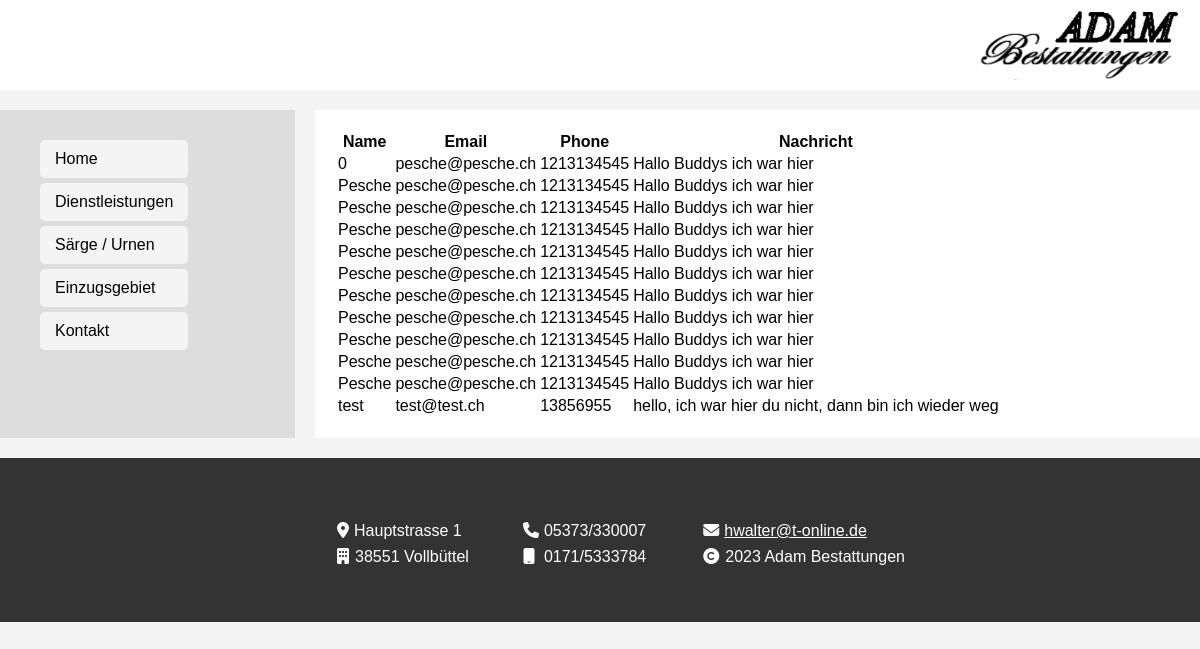
Screenshot of /php/backend.php (signed in) with the database file from the repository.
### tables this page shows
CREATE TABLE `contact_form` (
  `Zeit` timestamp NOT NULL DEFAULT current_timestamp() ON UPDATE current_timestamp(),
  `Name` varchar(25) NOT NULL,
  `Email` text NOT NULL,
  `Phone` int(11) NOT NULL,
  `Message` text NOT NULL
);

### php/backend.php (the view, shortened to what this page needs)
<?php
$host = 'localhost';
$db   = 'kontakt';
$user = 'root';
$pass = '';
$charset = 'utf8mb4';
$dsn = "mysql:host=$host;dbname=$db;charset=$charset";
$pdo = new PDO($dsn, $user, $pass);
$stmt = $pdo->prepare("SELECT * FROM contact_form");
$stmt->execute();
$messages = $stmt->fetchAll();
?>
<!DOCTYPE html>
<html lang="en">
<head>
    <link rel="stylesheet" href="../css/style.css">
</head>
<body>
    <header>
        <div class="container flex-header">
            <img src="../media/logo.png" alt="Logo" id="header-image">
        </div>
    </header>
    <div class="container grid-content">
        <aside class="sidebar">
            <div class="container flex-nav">
                <ul class="nav-list">
                    <li><a href="../home.html" style="color: #000;">Home</a></li>
                    <li><a href="../dienstleistungen.html" style="color: #000;">Dienstleistungen</a></li>
                    <li><a href="../urnen.html" style="color: #000;">S&auml;rge / Urnen</a></li>
                    <li><a href="../einzugsgebiet.html" style="color: #000;">Einzugsgebiet</a></li>
                    <li><a href="../kontakt.html" style="color: #000;">Kontakt</a></li>
                </ul>
            </div>
        </aside>
        <section class="main-content">
        <table>
        <thead>
            <tr>
                <th>Name</th>
                <th>Email</th>
                <th>Phone</th>
                <th>Nachricht</th>
            </tr>
        </thead>
        <tbody>
            <?php foreach ($messages as $message): ?>
                <tr>
                    <td><?php echo htmlspecialchars($message["Name"]); ?></td>
                    <td><?php echo htmlspecialchars($message["Email"]); ?></td>
                    <td><?php echo htmlspecialchars($message["Phone"]); ?></td>
                    <td><?php echo htmlspecialchars($message["Message"]); ?></td>
                </tr>
            <?php endforeach; ?>
        </tbody>
         </table>
        </section>
    </div>
    <footer>
        <div class="container">
            <div class="footer-left">
                <p>
                    <i class="fa-solid fa-location-dot"></i><span style="padding: 5px;">Hauptstrasse 1 </span></br>
                    <i class="fa-solid fa-building"></i><span style="padding: 6px;">38551 Vollbüttel </span></br>
                </p>
                <p>
                    <i class="fa-solid fa-phone"></i><span style="padding: 5px;">05373/330007</span></br>
                    <i class="fa-solid fa-mobile"></i><span style="padding: 9px;">0171/5333784</span></br>
                </p>
                <p><i class="fa-solid fa-envelope"></i><span style="padding: 5px;"><a href="mailto:hwalter@t-online.de">hwalter@t-online.de</a></span></br>
                    <i class="fa-solid fa-copyright"></i><span style="padding: 6px;">2023 Adam Bestattungen</span>
                </p>
            </div>
        </div>
    </footer>
</body>
</html>

### css/style.css (style rules this page uses)
body { font-family: Arial, sans-serif; margin: 0; padding: 0; background-color: #f4f4f4; }
.container { max-width: 1200px; margin: 0 auto; padding: 20px; display: flex; }
header { background-color: #ffffff; color: #fff; }
.flex-header { display: flex; justify-content: flex-end; padding: 10px 20px; }
.flex-nav { display: flex; justify-content: space-between; align-items: center; padding: 10px 20px; }
#header-image { margin-left: 10px; max-width: 200px; width: 50%; height: auto; }
.nav-list { list-style-type: none; margin: 0; padding: 0; }
.nav-list li a { display: block; padding: 10px 15px; text-decoration: none; color: #333; background-color: #f4f4f4; border-radius: 5px; margin-bottom: 5px; transition: background-color 0.3s; }
.grid-content { display: grid; grid-template-columns: 1fr 3fr; gap: 20px; padding: 20px 0; }
.sidebar { background-color: #ddd; padding: 20px; }
.main-content { background-color: #fff; padding: 20px; }
footer { display: flex; background-color: #333; color: #fff; text-align: center; padding: 20px 0; }
.footer-left { display: flex; justify-content: left; text-align: left; min-width: 30%; }
.footer-left p { padding-left: 3em; }
i.fa-solid { margin: 0.5em 0px 0px 0px; text-align: right; }
.footer-left a { color:#fff; }

### rows the page displays
contact_form: Name "0", Email "pesche@pesche.ch", Phone "1213134545", Message "Hallo Buddys ich war hier"
contact_form: Name "Pesche", Email "pesche@pesche.ch", Phone "1213134545", Message "Hallo Buddys ich war hier"
contact_form: Name "Pesche", Email "pesche@pesche.ch", Phone "1213134545", Message "Hallo Buddys ich war hier"
contact_form: Name "Pesche", Email "pesche@pesche.ch", Phone "1213134545", Message "Hallo Buddys ich war hier"
contact_form: Name "Pesche", Email "pesche@pesche.ch", Phone "1213134545", Message "Hallo Buddys ich war hier"
contact_form: Name "Pesche", Email "pesche@pesche.ch", Phone "1213134545", Message "Hallo Buddys ich war hier"
contact_form: Name "Pesche", Email "pesche@pesche.ch", Phone "1213134545", Message "Hallo Buddys ich war hier"
contact_form: Name "Pesche", Email "pesche@pesche.ch", Phone "1213134545", Message "Hallo Buddys ich war hier"
contact_form: Name "Pesche", Email "pesche@pesche.ch", Phone "1213134545", Message "Hallo Buddys ich war hier"
contact_form: Name "Pesche", Email "pesche@pesche.ch", Phone "1213134545", Message "Hallo Buddys ich war hier"
contact_form: Name "Pesche", Email "pesche@pesche.ch", Phone "1213134545", Message "Hallo Buddys ich war hier"
contact_form: Name "test", Email "test@test.ch", Phone "13856955", Message "hello, ich war hier du nicht, dann bin ich wieder weg"
